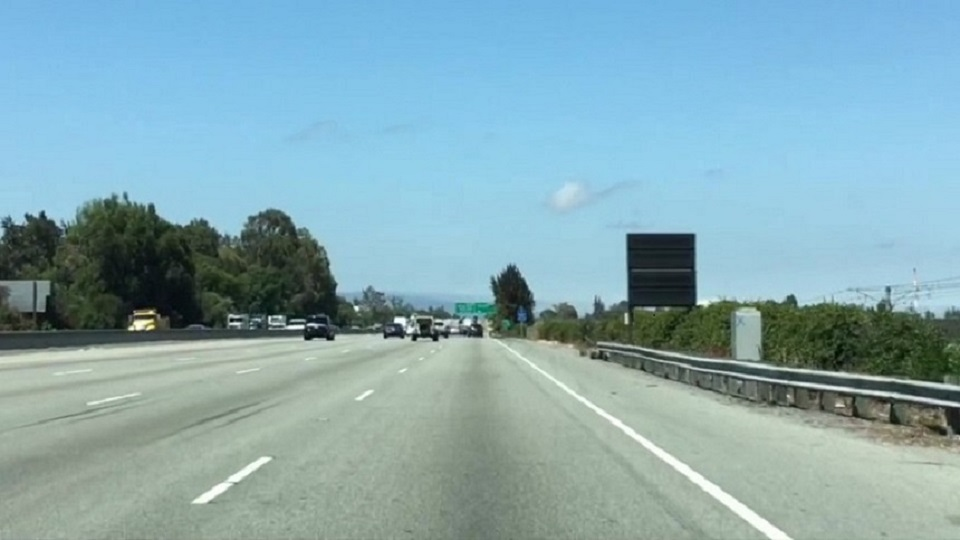
#> input picture 01_Lane_Detection/data/test_images/1.jpg, 960 x 540 px
$ python main.py
#> lines starting #> are read from the running program, lines starting #| are printed output that depends on the picture; after the words box and inside, x2 and y2 are one past the last pixel; in counts of white or black regions, pixels touching at a corner belong together
### 01_Lane_Detection/lane_detection.py
import numpy as np
import cv2
from Line import Line

def lane_detection_pipeline(frames, solid_lines=True, temporal_smoothing=True):
    """
        Entry point for lane detection pipeline. Takes as input a list of frames (RGB) and returns an image (RGB)
        with overlaid the inferred road lanes. Eventually, len(frames)==1 in the case of a single image.
        """
    is_videoclip = len(frames) > 0

    img_height, img_width = frames[0].shape[0], frames[0].shape[1]

    lane_lines = []
    for t in range(0, len(frames)):
        resultant_lanes = get_lane_lines(color_image=frames[t], solid_lines=solid_lines)
        lane_lines.append(resultant_lanes)

    if temporal_smoothing and solid_lines:
        lane_lines = smoothen_over_time(lane_lines)
    else:
        lane_lines = lane_lines[0]

    # prepare empty mask on which lines are drawn
    line_img = np.zeros(shape=(img_height, img_width))

    # draw lanes found
    for lane in lane_lines:
        lane.draw(line_img)

    # keep only region of interest by masking
    vertices = np.array([[(50, img_height),
                          (450, 310),
                          (490, 310),
                          (img_width - 50, img_height)]],
                        dtype=np.int32)
    img_masked, _ = region_of_interest(line_img, vertices)

    # make blend on color image
    img_color = frames[-1] if is_videoclip else frames[0]
    img_blend = weighted_img(img_masked, img_color, α=0.8, β=1., λ=0.)

    return img_blend


def get_lane_lines(color_image, solid_lines=True):
    """
    This function take as input a color road frame and tries to infer the lane lines in the image.
    :param color_image: input frame
    :param solid_lines: if True, only selected lane lines are returned. If False, all candidate lines are returned.
    :return: list of (candidate) lane lines.
    """
    # resize to 960 x 540
    color_image = cv2.resize(color_image, (960, 540))

    # convert to grayscale
    img_gray = cv2.cvtColor(color_image, cv2.COLOR_BGR2GRAY)

    # perform gaussian blur
    img_blur = cv2.GaussianBlur(img_gray, (17, 17), 0)

    # perform edge detection
    img_edge = cv2.Canny(img_blur, threshold1=50, threshold2=80)

    # perform hough transform
    detected_lines = hough_lines_detection(img=img_edge,
                                           rho=2,
                                           theta=np.pi / 180,
                                           threshold=1,
                                           min_line_len=15,
                                           max_line_gap=5)

    # convert (x1, y1, x2, y2) tuples into Lines
    detected_lines = [Line(l[0][0], l[0][1], l[0][2], l[0][3]) for l in detected_lines]

    # if 'solid_lines' infer the two lane lines
    if solid_lines:
        candidate_lines = []
        for line in detected_lines:
                # consider only lines with slope between 30 and 60 degrees
                if 0.5 <= np.abs(line.slope) <= 2:
                    candidate_lines.append(line)
        # interpolate lines candidates to find both lanes
        lane_lines = calculate_lane_from_candidates(candidate_lines, img_gray.shape)
    else:
        # if not solid_lines, just return the hough transform output
        lane_lines = detected_lines

    return lane_lines


def calculate_lane_from_candidates(line_candidates, img_shape):
    """
    Compute lines that approximate the position of both road lanes.

    :param line_candidates: lines from hough transform
    :param img_shape: shape of image to which hough transform was applied
    :return: lines that approximate left and right lane position
    """

    # separate candidate lines according to their slope
    pos_lines = [l for l in line_candidates if l.slope > 0]
    neg_lines = [l for l in line_candidates if l.slope < 0]

    # interpolate biases and slopes to compute equation of line that approximates left lane
    # median is employed to filter outliers
    neg_bias = np.median([l.bias for l in neg_lines]).astype(int)
    neg_slope = np.median([l.slope for l in neg_lines])
    x1, y1 = 0, neg_bias
    x2, y2 = -np.int32(np.round(neg_bias / neg_slope)), 0
    left_lane = Line(x1, y1, x2, y2)

    # interpolate biases and slopes to compute equation of line that approximates right lane
    # median is employed to filter outliers
    lane_right_bias = np.median([l.bias for l in pos_lines]).astype(int)
    lane_right_slope = np.median([l.slope for l in pos_lines])
    x1, y1 = 0, lane_right_bias
    x2, y2 = np.int32(np.round((img_shape[0] - lane_right_bias) / lane_right_slope)), img_shape[0]
    right_lane = Line(x1, y1, x2, y2)

    return left_lane, right_lane


def smoothen_over_time(lane_lines):
    """
    Smooth the lane line inference over a window of frames and returns the average lines.
    """

    avg_line_lt = np.zeros((len(lane_lines), 4))
    avg_line_rt = np.zeros((len(lane_lines), 4))

    for t in range(0, len(lane_lines)):
        avg_line_lt[t] += lane_lines[t][0].get_coordinates()
        avg_line_rt[t] += lane_lines[t][1].get_coordinates()

    return Line(*np.mean(avg_line_lt, axis=0)), Line(*np.mean(avg_line_rt, axis=0))


def region_of_interest(img, vertices):
    """
    Applies an image mask.

    Only keeps the region of the image defined by the polygon
    formed from 'vertices'. The rest of the image is set to black.
    """

    # defining a blank mask to start with
    mask = np.zeros_like(img)

    # defining a 3 channel or 1 channel color to fill the mask with depending on the input image
    if len(img.shape) > 2:
        channel_count = img.shape[2]  # i.e. 3 or 4 depending on your image
        ignore_mask_color = (255,) * channel_count
    else:
        ignore_mask_color = 255

    # filling pixels inside the polygon defined by "vertices" with the fill color
    cv2.fillPoly(mask, vertices, ignore_mask_color)

    # returning the image only where mask pixels are nonzero
    masked_image = cv2.bitwise_and(img, mask)

    return masked_image, mask


def weighted_img(img, initial_img, α=0.8, β=1., λ=0.):
    """
    Returns resulting blend image computed as follows:

    initial_img * α + img * β + λ
    """
    img = np.uint8(img)
    if len(img.shape) == 2:
        img = np.dstack((img, np.zeros_like(img), np.zeros_like(img)))

    return cv2.addWeighted(initial_img, α, img, β, λ)


def hough_lines_detection(img, rho, theta, threshold, min_line_len, max_line_gap):
    """
    `img` should be the output of a Canny transform.
    """
    lines = cv2.HoughLinesP(img, rho, theta, threshold, np.array([]), minLineLength=min_line_len,
                            maxLineGap=max_line_gap)
    return lines

### 01_Lane_Detection/Line.py
import numpy as np
import cv2


class Line:
    """
    A Line is defined from two points (x1, y1) and (x2, y2) as follows:
    y - y1 = (y2 - y1) / (x2 - x1) * (x - x1)
    Each line has its own slope and intercept (bias).
    """
    def __init__(self, x1, y1, x2, y2):

        self.x1 = np.float32(x1)
        self.y1 = np.float32(y1)
        self.x2 = np.float32(x2)
        self.y2 = np.float32(y2)

        self.slope = self.calculate_slope()
        self.bias = self.calculate_bias()

    def calculate_slope(self):
        return (self.y2 - self.y1) / (self.x2 - self.x1 + np.finfo(float).eps)

    def calculate_bias(self):
        return self.y1 - self.slope * self.x1

    def get_coordinates(self):
        return np.array([self.x1, self.y1, self.x2, self.y2])

    # [5 lines left out: function set_coordinates, not called in this run]

    def draw(self, img, color=[255, 0, 0], thickness=10):
        cv2.line(img, (self.x1, self.y1), (self.x2, self.y2), color, thickness)

### 01_Lane_Detection/main.py
import tkinter
import matplotlib.pyplot as plt
import cv2
import os
from os.path import join, basename
from collections import deque
from lane_detection import lane_detection_pipeline


if __name__ == '__main__':

    resize_height, resize_width = 540, 960

    verbose = True
    if verbose:
        plt.ion() #turn on interactive mode
        figure_manager = plt.get_current_fig_manager()
        figure_manager.window.showMaximized()

    # test on images
    test_images_dir = join('data', 'test_images')
    test_images = [join(test_images_dir, name) for name in os.listdir(test_images_dir)]

    for test_img in test_images:

        print('Processing image: {}'.format(test_img))

        out_path = join('out', 'images', basename(test_img))
        input_image = cv2.cvtColor(cv2.imread(test_img, cv2.IMREAD_COLOR), cv2.COLOR_BGR2RGB)
        output_image = lane_detection_pipeline([input_image], solid_lines=True)
#> in lane_detection_pipeline, `is_videoclip = len(frames) > 0`: is_videoclip = True
#> the loop in lane_detection_pipeline, `for t in range(0, len(frames)):` made 1 pass
#> pass 1, in get_lane_lines, `img_blur = cv2.GaussianBlur(img_gray, (17, 17), 0)`:
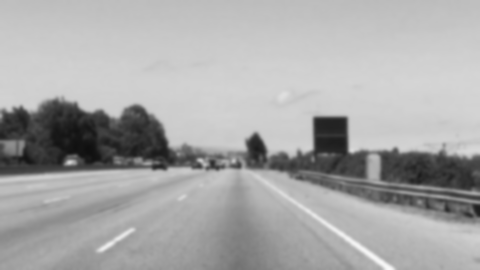
#> img_blur: shape (540, 960) (shown at 1/2 size); min 15, max 248, mean 168.2
#> pass 1, in get_lane_lines, `img_edge = cv2.Canny(img_blur, threshold1=50, threshold2=80)`:
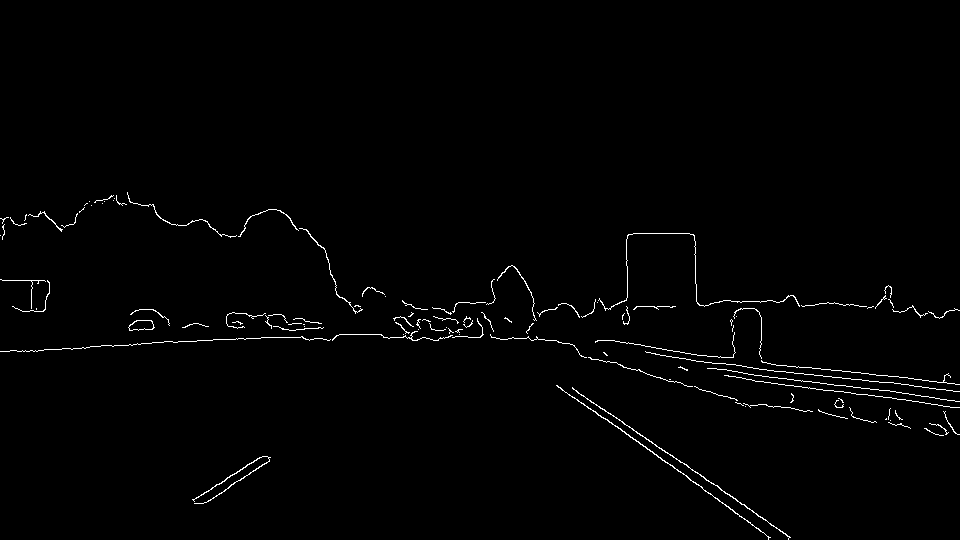
#> img_edge: shape (540, 960); 1.1% white in thin lines or dots, all inside (x1, y1, x2, y2) = (0, 192, 960, 540)
#> after the loop in lane_detection_pipeline, `for t in range(0, len(frames)):`: lane_lines = 1 item
#> in smoothen_over_time, `avg_line_lt = np.zeros((len(lane_lines), 4))`: avg_line_lt = [[0, 0, 0, 0]]
#> the loop in smoothen_over_time, `for t in range(0, len(lane_lines)):` made 1 pass
#> after the loop in smoothen_over_time, `for t in range(0, len(lane_lines)):`: avg_line_lt = [[0, 637, 967, 0]]; avg_line_rt = [[0, -8, 758, 540]]
#> the loop in lane_detection_pipeline, `for lane in lane_lines:` made 2 passes
#> after the loop in lane_detection_pipeline, `for lane in lane_lines:`:
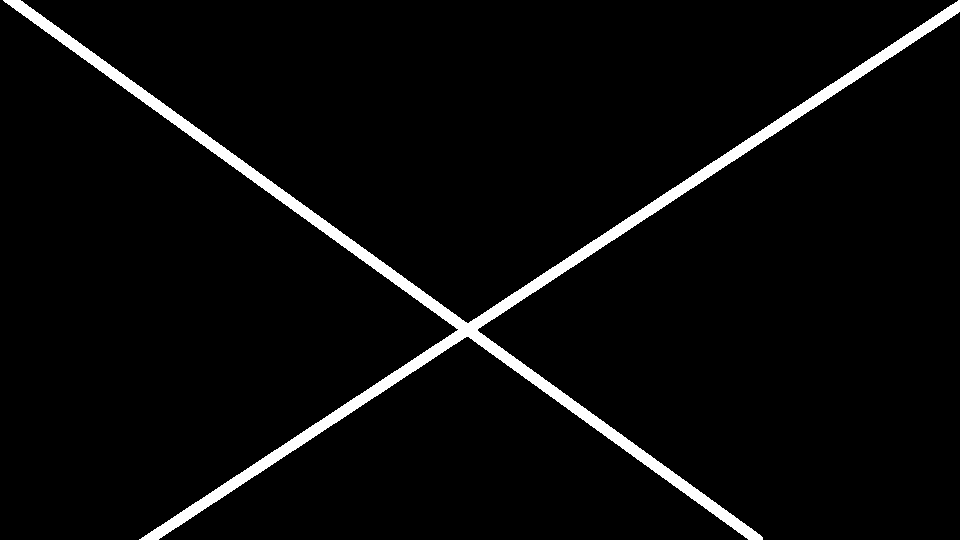
#> line_img: shape (540, 960) float64; 3.9% white; 1 white region, box (x1, y1, x2, y2) and area: (3, 0, 960, 540) 20336
#> in region_of_interest, `cv2.fillPoly(mask, vertices, ignore_mask_color)`:
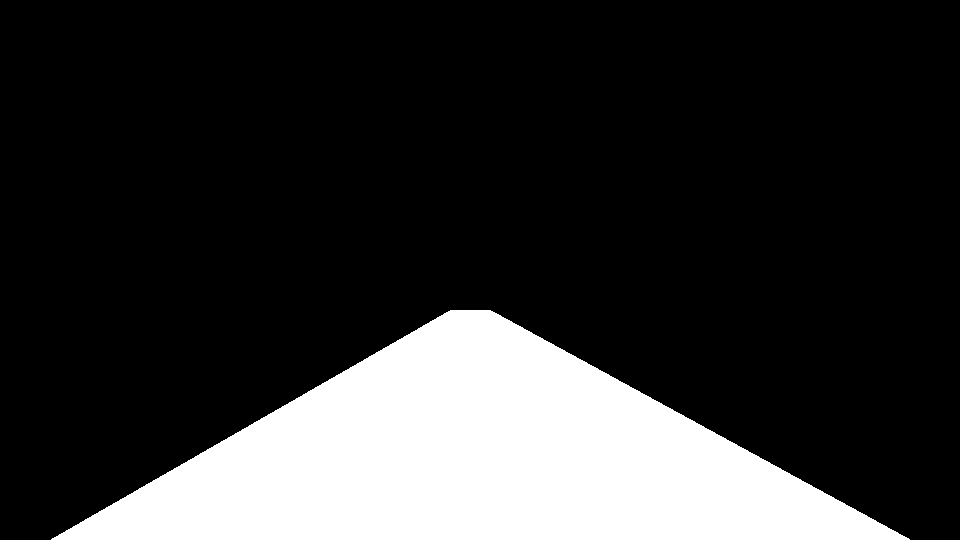
#> mask: shape (540, 960) float64; 20% white; 1 white region, box (x1, y1, x2, y2) and area: (51, 310, 910, 540) 103680
#> in weighted_img, `return cv2.addWeighted(initial_img, α, img, β, λ)`:
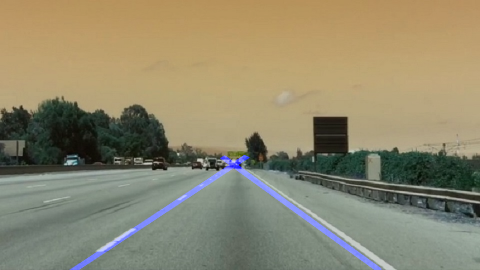
#> returned value: shape (540, 960, 3) (shown at 1/2 size); mean of channels 0, 1, 2 109.5, 135.8, 142.4; drawn as B, G, R
        cv2.imwrite(out_path, cv2.cvtColor(output_image, cv2.COLOR_RGB2BGR))
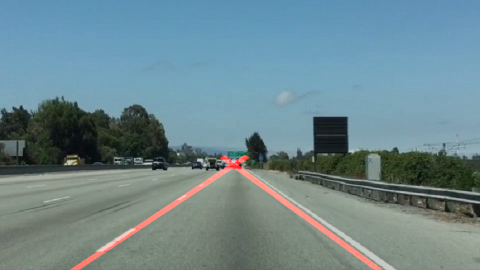
#> saved as 1.jpg: shape (540, 960, 3) (shown at 1/2 size); mean B, G, R 142.4, 135.8, 109.5
        if verbose:
            plt.imshow(output_image)
            plt.waitforbuttonpress()
#> pass 2 of the loop `for test_img in test_images:`:
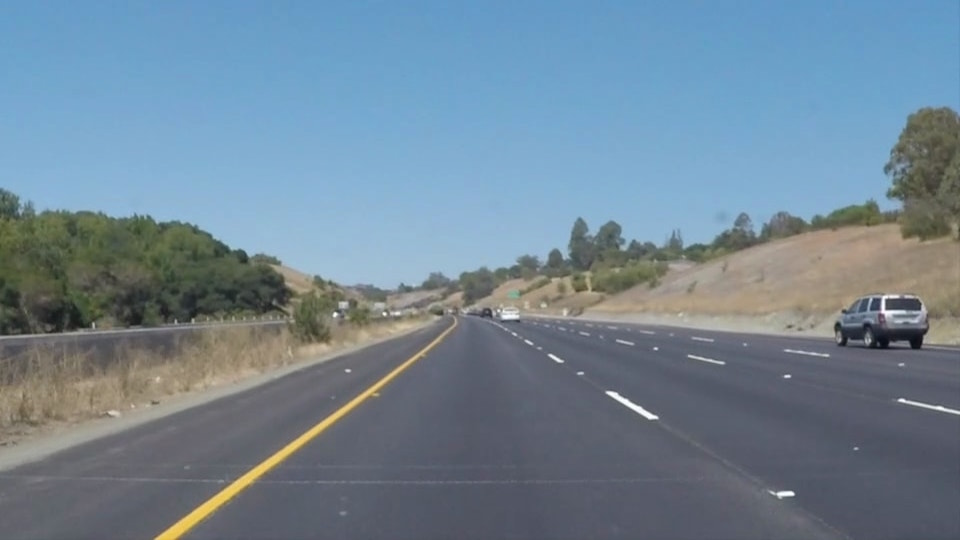
#> input picture 01_Lane_Detection/data/test_images/10.jpg, 960 x 540 px
#> the loop in lane_detection_pipeline (call 2), `for t in range(0, len(frames)):` made 1 pass
#> pass 1, in get_lane_lines (call 2), `img_edge = cv2.Canny(img_blur, threshold1=50, threshold2=80)`:
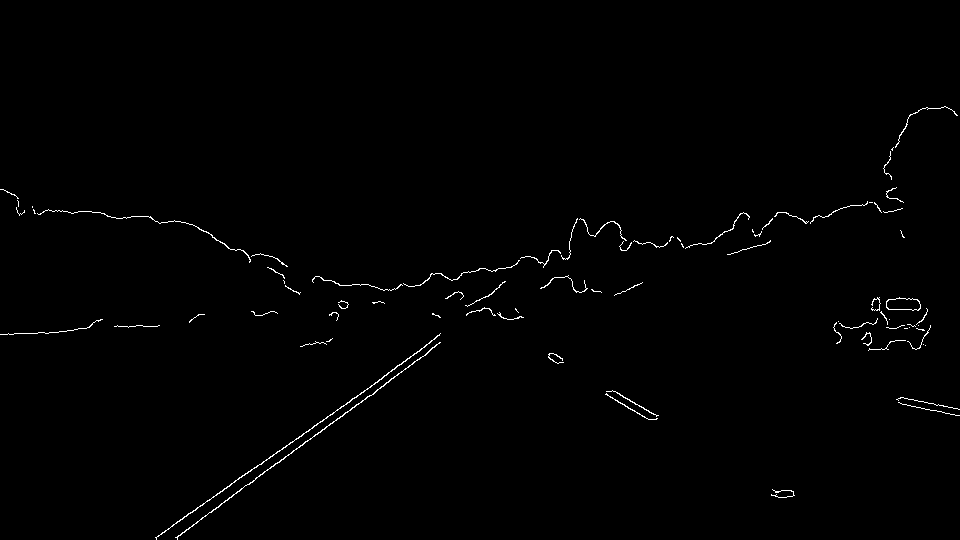
#> img_edge: shape (540, 960); 0.73% white in thin lines or dots, all inside (x1, y1, x2, y2) = (0, 106, 960, 540)
#> the loop in smoothen_over_time (call 2), `for t in range(0, len(lane_lines)):` made 1 pass
#> the loop in lane_detection_pipeline (call 2), `for lane in lane_lines:` made 2 passes
#> `cv2.imwrite(out_path, cv2.cvtColor(output_image, cv2.COLOR_RGB2BGR))`:
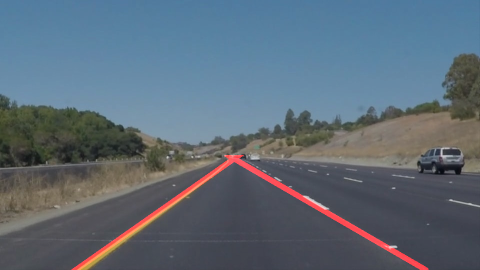
#> saved as 10.jpg: shape (540, 960, 3) (shown at 1/2 size); mean B, G, R 119.2, 106.7, 93.2
#> pass 3 of the loop `for test_img in test_images:`:
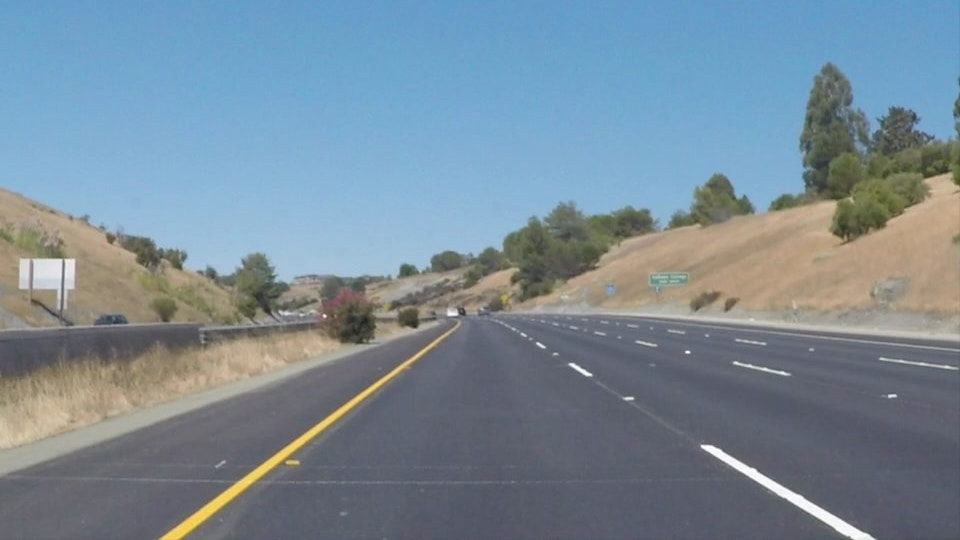
#> input picture 01_Lane_Detection/data/test_images/11.jpg, 960 x 540 px
#> the loop in lane_detection_pipeline (call 3), `for t in range(0, len(frames)):` made 1 pass
#> pass 1, in get_lane_lines (call 3), `img_edge = cv2.Canny(img_blur, threshold1=50, threshold2=80)`:
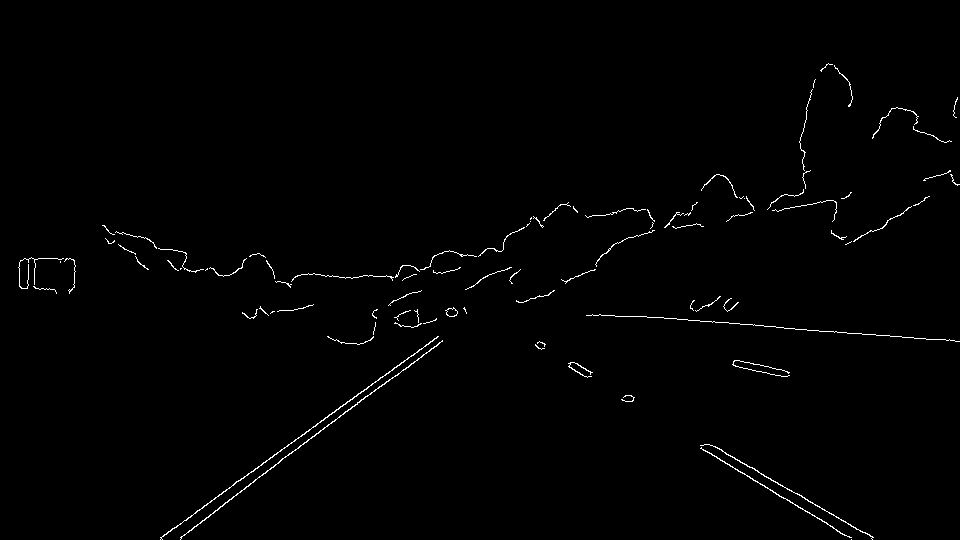
#> img_edge: shape (540, 960); 0.9% white in thin lines or dots, all inside (x1, y1, x2, y2) = (18, 63, 960, 540)
#> `cv2.imwrite(out_path, cv2.cvtColor(output_image, cv2.COLOR_RGB2BGR))`:
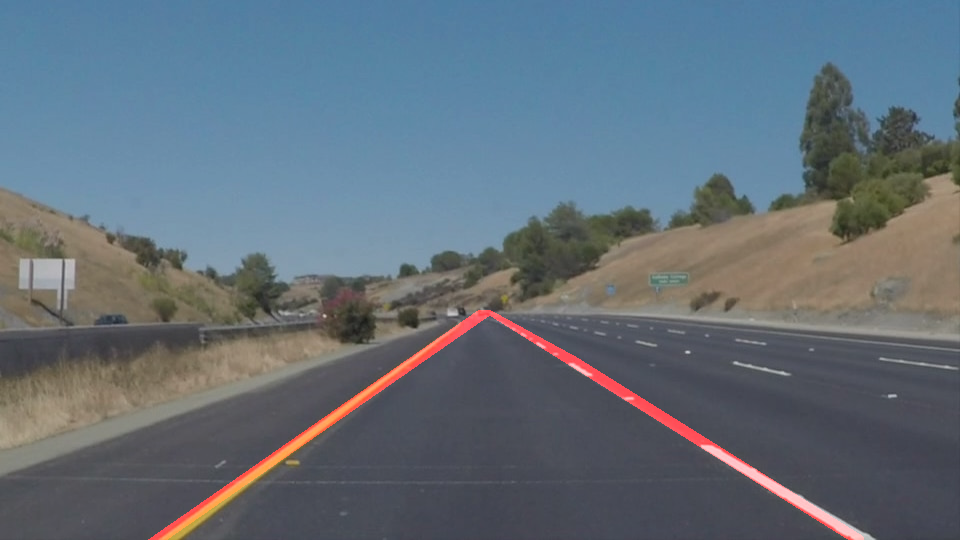
#> saved as 11.jpg: shape (540, 960, 3); mean B, G, R 121.2, 110.9, 98.8
#> the loop made 4 passes; the first 3 are shown
    plt.close('all')
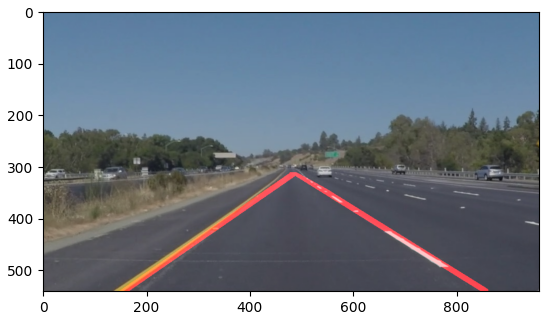
#> figure drawn by matplotlib, 1 panel

    #test on videos
    test_videos_dir = join('data', 'test_videos')
#> (the run stopped early here; a loop or call above may not have finished)
